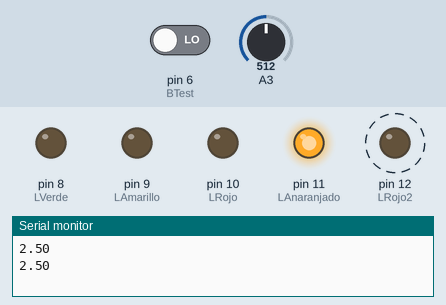
A sketch run on a simulated Arduino Uno, built with avr-gcc and run on an emulated ATmega328P. On the bench: output pins drawn as LEDs (lit = HIGH), the last lines printed to the serial monitor. Dashed ring = blinking. The inputs (shaded band) are chosen by the test bench; at power-on: A3 = 512, pin 6 (BTest) LOW.

Above: at 2.3 s.
2.4 s: A3 set to 110
At 3.25 s:
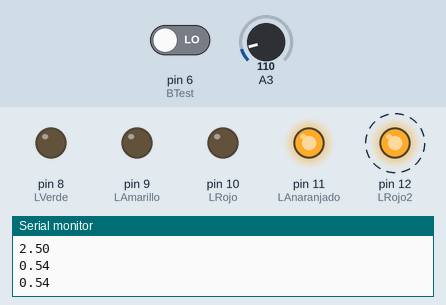
5.9 s: A3 set to 93
At 6.26 s:
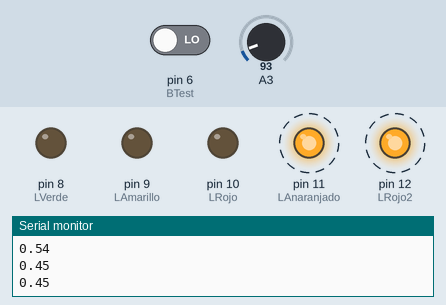
9.4 s: A3 set to 306
At 9.8 s:
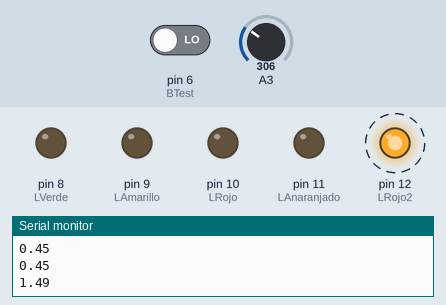
13.9 s: A3 set to 274
17.4 s: A3 set to 246
At 17.67 s:
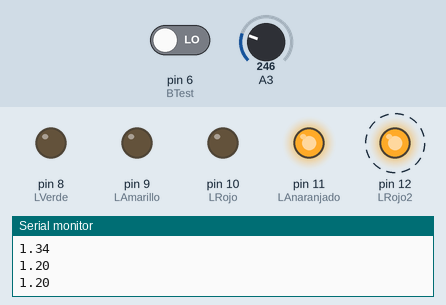
20.9 s: pin 6 (BTest) driven HIGH
At 21.8 s:
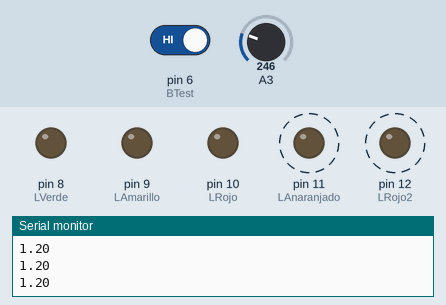
Timing chart, 0 to 25.4 s (numbered marks = the images above; inputs shaded):
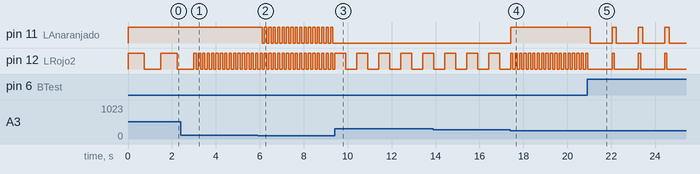

Measured:
- the behaviour switches between 103 and 102 on A3 (found by bisection; images 1 and 2)
- the behaviour switches between 256 and 255 on A3 (found by bisection; images 3 and 4)
- after the input at 2.4 s, pin 12 (LRojo2): alternates HIGH for 0.10 s and LOW for 0.10 s, starting after 0.70 s
- after the input at 5.9 s, pin 11 (LAnaranjado): alternates HIGH for 0.10 s and LOW for 0.10 s, starting after 0.21 s
- after the input at 9.4 s, pin 11 (LAnaranjado): stops changing and stays LOW; pin 12 (LRojo2): alternates HIGH for 0.50 s and LOW for 0.50 s, starting after 0.52 s
- after the input at 17.4 s, pin 11 (LAnaranjado): LOW → HIGH at once; pin 12 (LRojo2): alternates HIGH for 0.10 s and LOW for 0.10 s, starting after 0.12 s
- after the input at 20.9 s, pin 11 (LAnaranjado): alternates HIGH for 0.20 s and LOW for 1.0 s, starting after 0.13 s; pin 12 (LRojo2): alternates HIGH for 0.10 s and LOW for 1.1 s, starting after 1.1 s
- by itself, pin 12 (LRojo2): alternates HIGH for 0.75 s and LOW for 0.75 s

The sketch:

Botones.ino
```cpp
int BArranque=2;
int BParo=3;
int B25m=4;
int B40m=5;
int BTest=6;
int Baux=7;
int LVerde=8;//<--Etapa de Pintar
int LAmarillo=9;//<--Etapa de Programacion
int LRojo=10;//<--Etapa de Paro
int LAnaranjado=11;//<--Etapa de Test
int LRojo2=12;//<--Led aux;
void setup() {
  Serial.begin(9600);
  pinMode(BArranque,INPUT);
  pinMode(BParo,INPUT);
  pinMode(B25m,INPUT);
  pinMode(B40m,INPUT);
  pinMode(BTest,INPUT);
  pinMode(Baux,INPUT);
  pinMode(LVerde,OUTPUT);
  pinMode(LAmarillo,OUTPUT);
  pinMode(LRojo,OUTPUT);
  pinMode(LAnaranjado,OUTPUT);
  pinMode(LRojo2,OUTPUT);

}
void Test(){
  float Valor=0;
  int Aux=-1;
  int Eboton=0;
  digitalWrite(LAnaranjado,HIGH);
  while(Eboton==0){
    Valor=analogRead(A3);
    Valor=((Valor*5)/1024);
    Serial.println(Valor);
    if(Valor>=3.75){
      if(Valor>=4.80){
        Aux=5;
      }
      else{
        Aux=4;
      }
    }
    else{
      if(Valor>=2.5){
        Aux=3;
      }
      else{
        if(Valor>=1.25){
          Aux=2;
        }
        else{
          if(Valor>=.50){
            Aux=1;
          }
          else{
            Aux=0;
          }
        }
      }
    }
    switch(Aux){
      case 5:
        digitalWrite(LRojo2,HIGH);
        break;
      case 4:
        digitalWrite(LRojo2,HIGH);
        delay(1000);
        digitalWrite(LRojo2,LOW);
        delay(1000);
       break;
      case 3:
        digitalWrite(LRojo2,HIGH);
        delay(750);
        digitalWrite(LRojo2,LOW);
        delay(750);
       break;
      case 2:
        digitalWrite(LRojo2,HIGH);
        delay(500);
        digitalWrite(LRojo2,LOW);
        delay(500);
       break;
      case 1:
         digitalWrite(LAnaranjado,HIGH);
        digitalWrite(LRojo2,HIGH);
        delay(100);
        digitalWrite(LRojo2,LOW);
        delay(100);
       break;
      case 0:
        digitalWrite(LRojo2,HIGH);
        digitalWrite(LAnaranjado,HIGH);
        delay(100);
        digitalWrite(LRojo2,LOW);
        digitalWrite(LAnaranjado,LOW);
        delay(100);
       break;
    }
    if(digitalRead(BTest)==HIGH){Eboton=1; digitalWrite(LAnaranjado,LOW); digitalWrite(LRojo2,LOW);}
    else{Eboton=0;}
  }
}
void Selector(){

}

void loop()
{
  Test();
  delay(1000);
}
/*while(Valor<1.25){
    Valor=analogRead(A3);
    Valor=((Valor*5)/1024);
    Serial.println(Valor);
    digitalWrite(LRojo2,HIGH);
    delay(100);
    digitalWrite(LRojo2,LOW);
    delay(100);

    */
```
